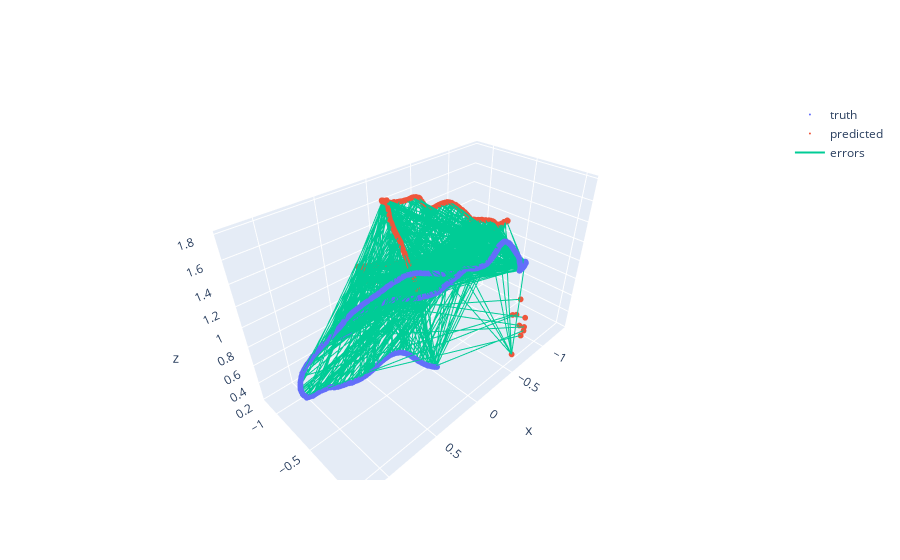

Source (notebook cell):
### Code cell
show_trajectories(truth_trajectory, optimized_trajectory)

### Figure 1 — Plotly figure (JSON) as saved in the notebook; plotly's stock layout.template omitted (floating-point values rounded to 4 significant figures; data arrays with more than 128 entries replaced by an {"elided": "..."} marker saying what was removed)
{"data": [{"marker": {"size": 2}, "mode": "markers", "name": "truth", "type": "scatter3d", "x": {"elided": "1000 float values"}, "y": {"elided": "1000 float values"}, "z": {"elided": "1000 float values"}}, {"marker": {"size": 2}, "mode": "markers", "name": "predicted", "type": "scatter3d", "x": {"elided": "1000 float values"}, "y": {"elided": "1000 float values"}, "z": {"elided": "1000 float values"}}, {"mode": "lines", "name": "errors", "type": "scatter3d", "x": {"elided": "3000 float values"}, "y": {"elided": "3000 float values"}, "z": {"elided": "3000 float values"}}], "layout": {}}
